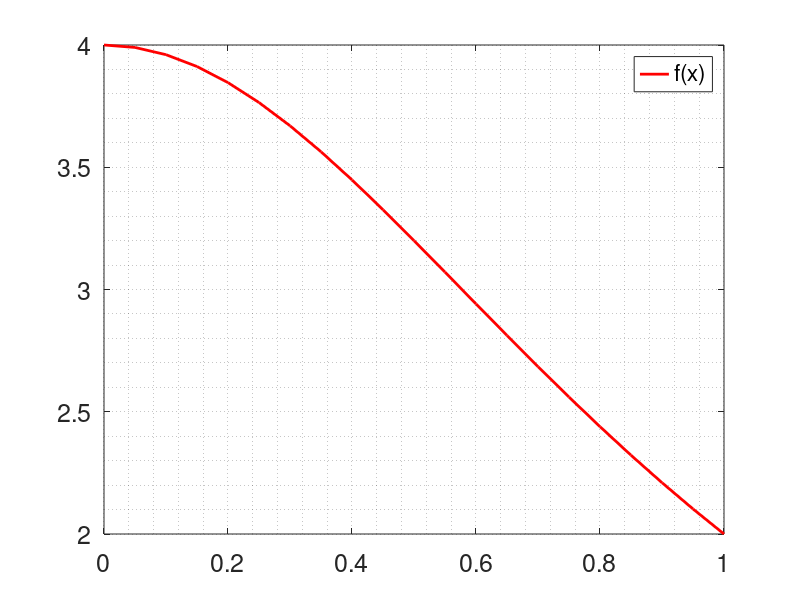

This chart was generated by the following MATLAB code:
%% integracion de Romberg
%{
---------------------------------------------------------------------------
Creado por:                    Fecha:          Asignatura:
Felipe Uribe Castillo          12.04.16        Metodos numericos
---------------------------------------------------------------------------
Extrapolación de Richardson reiterada en la regla del trapecio. 
---------------------------------------------------------------------------
Referencias:
1. Yang et al. (2005) - Applied numerical methods using MATLAB
---------------------------------------------------------------------------
%}
clear; clc; close all;

%% ejemplos
%{
% ejemplo 1
f = @(x) sqrt(1 + x.^3);
a = 1;
b = 4;
%}
%{
% ejemplo 2
f = @(x) x.^3+cos(x); 
a = 0;
b = 1;
%}
%
% ejemplo 3
f = @(x) 4./(1+x.^2); 
a = 0;
b = 1;
%}
%{
% ejemplo 4
f = @(x) 0.2 + 25*x - 200*x.^2 + 675*x.^3 - 900*x.^4 + 400*x.^5;
a = 0;
b = 0.8;
%}

%% solucion MATLAB
int_ex_f = integral(f,a,b);

%% procedimiento
tol   = 1e-6;
maxit = 50;
h     = b-a; 
N     = 1;

I(1,1) = h/2*(f(a)+ f(b));   % trapecio inicial (simple)

for k = 1:maxit
   
   % 1. calculo regla del trapecio (compuesta)
   x = linspace(a,b,2^k+1);
   y = f(x);
   I(k+1,1) = trapz(x,y);
   
   % 2. extrapolacion de Richardson
   for n = 2:k+1
      I(k+1,n) = ((2^n)*I(k+1,n-1) - I(k,n-1))/((2^n) - 1);
   end
   
   % 3. calculo error
   err = abs( (I(k+1,k+1) - I(k,k))/I(k,k) );   % relativo
   if err < tol
      break; 
   end
end
int_r_f = I(k+1,k+1);

%% muestro resultados
fprintf('Integral MATLAB \t = %1.14f\n',int_ex_f);
fprintf('Integral por Romberg \t = %1.14f en %g iteraciones\n',int_r_f,k+1);
xx = a:0.05:b;
figure;
plot(xx,f(xx),'r-','LineWidth',2); grid minor;
legend('f(x)');
set(gca,'FontSize',18);

%%END